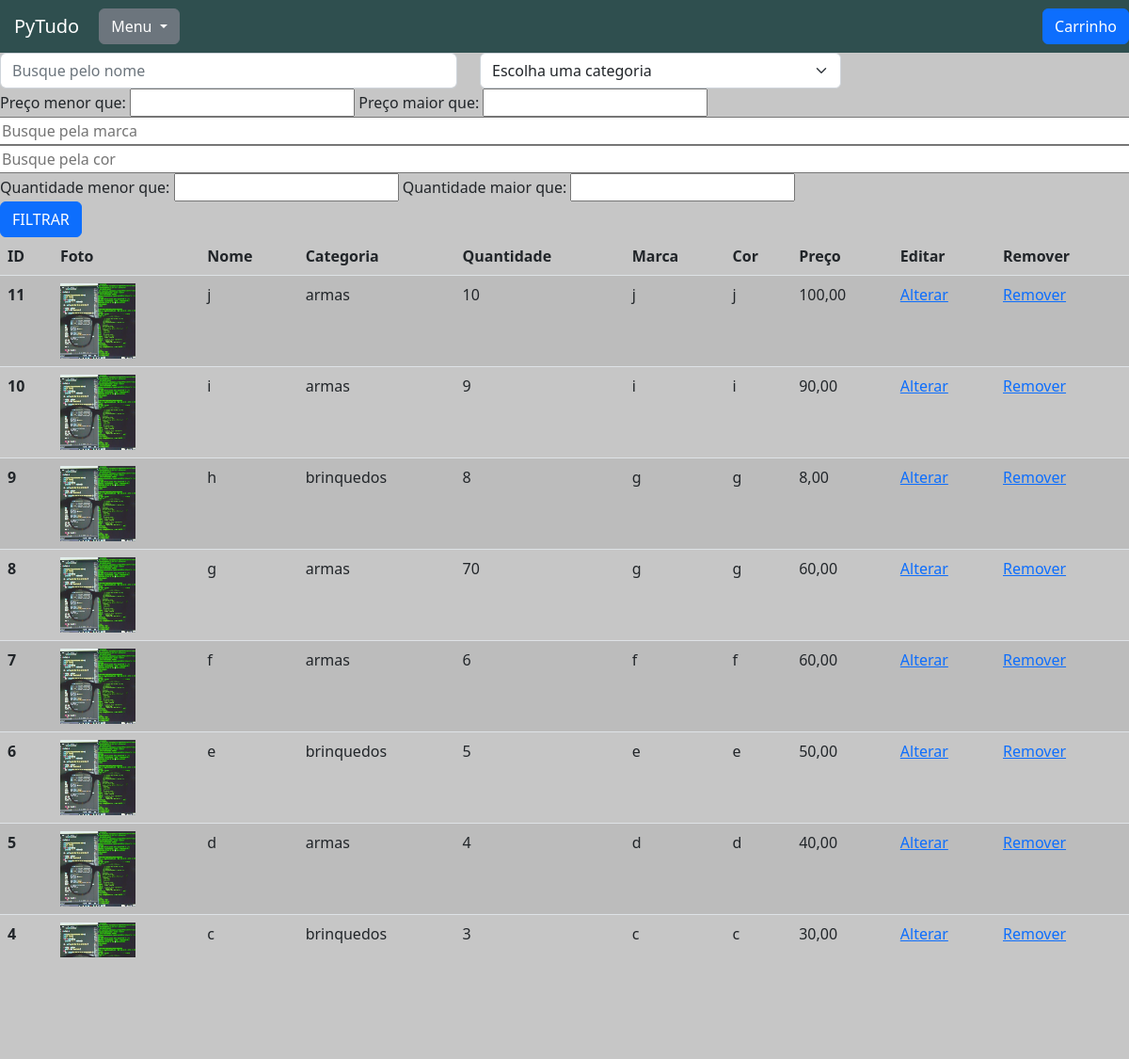
Screenshot of /gestao/adm_estoque/ with the database file from the repository.
### produtos/models.py (models this page shows, shortened)
class Produtos(models.Model):
    nome = models.CharField(max_length=50)
    descricao = models.TextField()
    foto = models.ImageField()
    preco = models.DecimalField(max_digits=6, decimal_places=2)
    categoria = models.ForeignKey(Categoria, blank=True, null=True, on_delete=models.SET_NULL)
    marca = models.CharField(max_length=50)
    cor = models.CharField(max_length=30)
    quantidade = models.IntegerField()
    data_cadastro = models.DateTimeField(auto_now_add=True)
    data_atualizacao = models.DateTimeField(auto_now=True, null=True)

class Categoria(models.Model):
    nome = models.CharField(max_length=40)
    def __str__(self):
        return self.nome

### gestao/views.py (the view)
# urls.py: path('adm_estoque/', views.adm_estoque, name='adm_estoque'),
def adm_estoque(request):
    produtos = Produtos.objects.all()
    categorias = Categoria.objects.all()
    nome_filtrar = request.GET.get('nome')
    if nome_filtrar:
        produtos = produtos.filter(nome__icontains=nome_filtrar)
    categoria_filtrar = request.GET.get('categoria')
    if categoria_filtrar:
        produtos = produtos.filter(categoria_id=categoria_filtrar)
    preco_menor_filtrar = request.GET.get('preco_menor_filtrar')
    if preco_menor_filtrar:
        preco_menor_filtrar_decimal = Decimal(preco_menor_filtrar.replace(',','.'))
        produtos = produtos.filter(preco__lt=preco_menor_filtrar_decimal)
    preco_maior_filtrar = request.GET.get('preco_maior_filtrar')
    if preco_maior_filtrar:
        preco_maior_filtrar_decimal = Decimal(preco_maior_filtrar.replace(',','.'))
        produtos = produtos.filter(preco__gt=preco_maior_filtrar_decimal)
    marca_filtar = request.GET.get('marca')
    if marca_filtar:
        produtos = produtos.filter(marca__icontains=marca_filtar)
    cor_filtar = request.GET.get('cor')
    if cor_filtar:
        produtos = produtos.filter(cor__icontains=cor_filtar)
    quantidade_menor_filtrar = request.GET.get('quantidade_menor_filtrar')
    if quantidade_menor_filtrar:
        produtos = produtos.filter(quantidade__lt=quantidade_menor_filtrar)
    quantidade_maior_filtrar = request.GET.get('quantidade_maior_filtrar')
    if quantidade_maior_filtrar:
        produtos = produtos.filter(quantidade__gt=quantidade_maior_filtrar)
    produtos_ordenados = produtos.order_by('-id')
    paginacao = Paginator(produtos_ordenados, 8)
    page = request.GET.get('page')
    produtos_paginados = paginacao.get_page(page)
    return render(request, 'adm_estoque.html', {'produtos_paginados': produtos_paginados,
                                                'categorias': categorias})

### produtos/templatetags/filtros.py (called while the page is built)
@register.simple_tag(takes_context=True)
def param_replace(context, **kwargs):
    d = context['request'].GET.copy()
    for k, v in kwargs.items():
        d[k] = v
    for k in [k for k, v in d.items() if not v]:
        del d[k]
    return d.urlencode()

### gestao/templates/adm_estoque.html (shortened to what this page needs)
{% extends 'base.html' %}
{% load static %}
{% load filtros %}
{% block 'head' %}
    <link href="#" rel="stylesheet">
{% endblock %}
{% block 'body' %}
    <form action="#" method="GET"> {% csrf_token %}
        <div class="row">
                <div class="col-md-5">
                    <input type="text" placeholder="Busque pelo nome" class="form-control" name="nome">
                </div>
                <div class="col-md-4">
                    <select class="form-select" name="categoria">
                        <option value="" disabled selected hidden>Escolha uma categoria</option>
                    </select>
                </div>
                <div>
                    <label>Preço menor que:</label>
                    <input type="text" name="preco_menor_filtrar">
                    <label> Preço maior que:</label>
                    <input type="text" name="preco_maior_filtrar">
                </div>
                <input type="text" placeholder="Busque pela marca"  name="marca">
                <input type="text" placeholder="Busque pela cor"  name="cor">
                <div>
                    <label> Quantidade menor que:</label>
                    <input type="text" name="quantidade_menor_filtrar">
                    <label> Quantidade maior que:</label>
                    <input type="text" name="quantidade_maior_filtrar">
                </div>
            <div class="col-md-3">
                <input type="submit" value="FILTRAR" class="btn btn-primary">
            </div>
        </div>
    </form>
<table class="table table-striped">
    <thead>
      <tr>
        <th scope="col">ID</th>
        <th scope="col">Foto</th>
        <th scope="col">Nome</th>
        <th scope="col">Categoria</th>
        <th scope="col"> Quantidade</th>
        <th scope="col"> Marca</th>
        <th scope="col"> Cor</th>
        <th scope="col"> Preço</th>
        <th scope="col">Editar</th>
        <th scope="col">Remover</th>
      </tr>
    </thead>
    <tbody>
        {% for produto in produtos_paginados %}
            <tr>
                <th scope="row">{{ produto.id }}</th>
                <td><a href="{% url 'ver_produto' produto.id %}">
                        <img src="{{ produto.foto.url }}" width="80" height="80"></td>
                <td>{{ produto.nome}}</td>
                <td>{{ produto.categoria}}</td>
                <td>{{ produto.quantidade}}</td>
                <td>{{ produto.marca}}</td>
                <td>{{ produto.cor}}</td>
                <td>{{ produto.preco}}</td>
                <td><a href="{% url 'alterar_produto' produto.id %}">Alterar</a></td>
                <td><a href="{% url 'excluir_produto' produto.id %}">Remover</a></td>
            </tr>
        {% endfor %}
    </tbody>
</table>
<div class="pagination">
    {% if produtos_paginados.has_next %}
        {% if produtos_paginados.next_page_number != paginator.num_pages %}
            <a href="?{% param_replace page=produtos_paginados.next_page_number %}">Next</a>
        {% endif %}
        <a href="?{% param_replace page=paginator.num_pages %}">Last</a>
    {% endif %}
    <p>Objects {{ produtos_paginados.start_index }}—{{ produtos_paginados.end_index }}</p>
</div>
{% endblock %}

### pytudo/templates/static/base/css/base.css (style rules this page uses)
body { background-color: #C6C6C6 !important; }

### rows the page displays
Produtos: id "11", foto (picture), nome "j", categoria "armas", quantidade "10", marca "j", cor "j", preco "100,00"
Produtos: id "10", foto (picture), nome "i", categoria "armas", quantidade "9", marca "i", cor "i", preco "90,00"
Produtos: id "9", foto (picture), nome "h", categoria "brinquedos", quantidade "8", marca "g", cor "g", preco "8,00"
Produtos: id "8", foto (picture), nome "g", categoria "armas", quantidade "70", marca "g", cor "g", preco "60,00"
Produtos: id "7", foto (picture), nome "f", categoria "armas", quantidade "6", marca "f", cor "f", preco "60,00"
Produtos: id "6", foto (picture), nome "e", categoria "brinquedos", quantidade "5", marca "e", cor "e", preco "50,00"
Produtos: id "5", foto (picture), nome "d", categoria "armas", quantidade "4", marca "d", cor "d", preco "40,00"
Produtos: id "4", foto (picture), nome "c", categoria "brinquedos", quantidade "3", marca "c", cor "c", preco "30,00"
